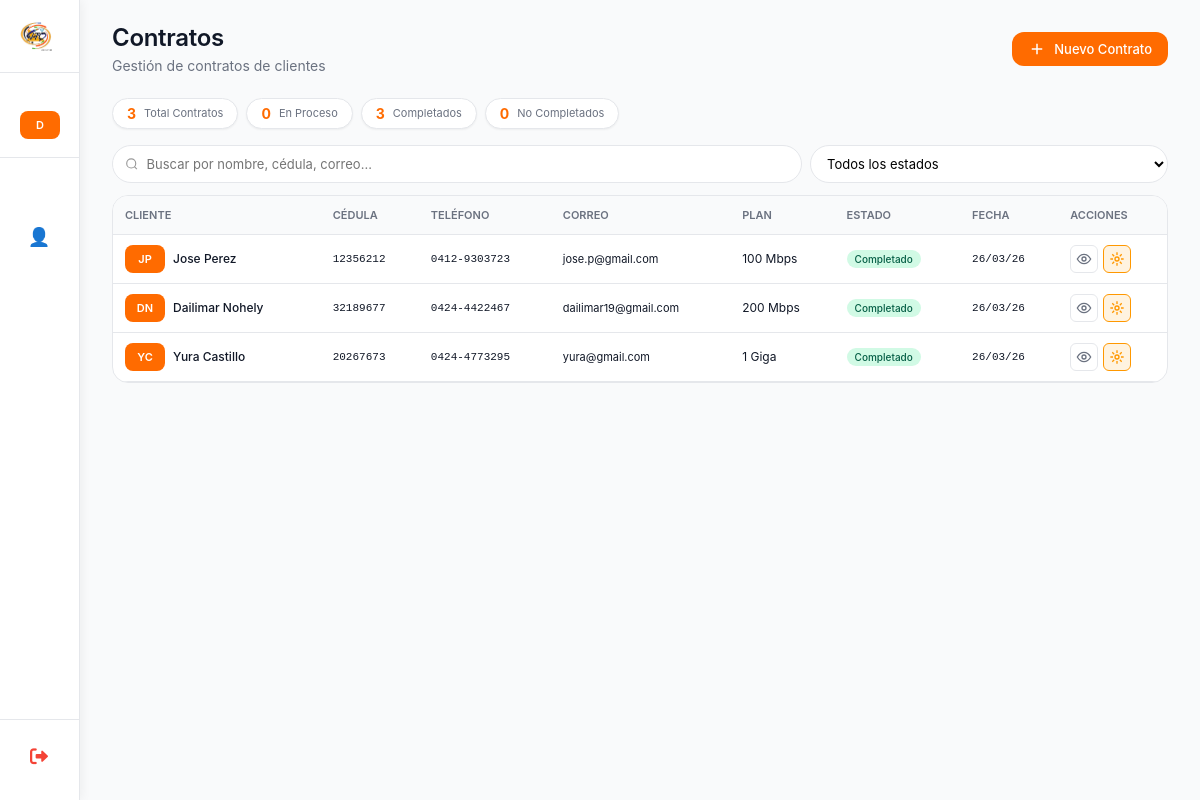
Screenshot of /lista_contratos/ (signed in) with the database file from the repository.
### myapp/models.py (models this page shows, shortened)
class ContratoCliente(models.Model):
    class SimplePlusChoices(models.TextChoices):
        SI = 'SI', 'Sí'
        NO = 'NO', 'No'
    class EstadoContrato(models.TextChoices):
        EN_PROCESO = 'EN_PROCESO', 'En Proceso'
        COMPLETADO = 'COMPLETADO', 'Completado'
        NO_COMPLETADO = 'NO_COMPLETADO', 'No Completado'
    cliente_potencial = models.ForeignKey('ClientePotencial',on_delete=models.CASCADE,related_name='contratos',verbose_name="Cliente Potencial")
    otro_telefono = models.CharField(max_length=20,verbose_name="Otro Teléfono",blank=True,null=True,help_text="Teléfono adicional de contacto")
    correo_electronico = models.EmailField(verbose_name="Correo Electrónico",max_length=254,unique=True)
    direccion_detallada = models.TextField(max_length=500,verbose_name="Dirección Detallada",help_text="Calle, avenida, urbanización, casa/edificio, piso, apartamento")
    fecha_nacimiento = models.DateField(verbose_name="Fecha de Nacimiento")
    plan_contratado = models.ForeignKey(Plan,on_delete=models.PROTECT,related_name='contratos',verbose_name="Plan a Contratar")
    simple_plus = models.CharField(max_length=2,choices=SimplePlusChoices.choices,default=SimplePlusChoices.NO,verbose_name="Simple Plus",help_text="¿El cliente tiene Simple Plus?")
    modalidad_equipo = models.ForeignKey(ModalidadEquipo,on_delete=models.PROTECT,related_name='contratos',verbose_name="Modalidad del Equipo")
    punto_referencia = models.CharField(max_length=255,verbose_name="Punto de Referencia",help_text="Referencia para encontrar la ubicación")
    tipo_vivienda = models.ForeignKey(TipoVivienda,on_delete=models.PROTECT,related_name='contratos',verbose_name="Tipo de Vivienda")
    numero_casa = models.CharField(max_length=50,verbose_name="Número de Casa/Edificio",help_text="Número de la casa, edificio, apartamento")
    numero_pago_movil = models.CharField(blank=True, null=True,max_length=20,verbose_name="Número de Pago Móvil",help_text="Número de teléfono donde se realizó el pago")
    foto_pago = models.ImageField(blank=True, null=True,upload_to='pagos/',verbose_name="Foto del Pago",help_text="Captura de pantalla o foto del comprobante de pago")
    red = models.ForeignKey(Red,on_delete=models.PROTECT,related_name='contratos',verbose_name="Red")
    ods = models.CharField(max_length=50,verbose_name="ODS",blank=True,null=True,help_text="Orden de Servicio (solo administrador)")
    customer_id = models.CharField(max_length=50,verbose_name="Customer ID",blank=True,null=True,help_text="ID del cliente en el sistema (solo administrador)")
    atr = models.CharField(default="*VTC Conexiones",max_length=50,verbose_name="ATR",blank=True,null=True,help_text="ATR")
    estado = models.CharField(max_length=15,choices=EstadoContrato.choices,default=EstadoContrato.EN_PROCESO,verbose_name="Estado del Contrato")
    creado_por = models.ForeignKey(User,on_delete=models.SET_NULL,null=True,blank=True,related_name='contratos_creados',verbose_name="Creado por")
    fecha_creacion = models.DateTimeField(auto_now_add=True,verbose_name="Fecha de creación")
    fecha_actualizacion = models.DateTimeField(auto_now=True,verbose_name="Última actualización")
    class Meta:
        verbose_name = "Contrato de Cliente"
        verbose_name_plural = "Contratos de Clientes"
        ordering = ['-fecha_creacion']
        indexes = [
            models.Index(fields=['estado']),
            models.Index(fields=['fecha_creacion']),
            models.Index(fields=['correo_electronico']),
        ]

class ClientePotencial(models.Model):
    class InteresadoChoices(models.TextChoices):
        SI = 'SI', 'Sí'
        TAL_VEZ = 'TAL_VEZ', 'Tal vez'
        NO = 'NO', 'No'
    cedula = models.CharField(max_length=15,verbose_name="Cédula de Identidad",unique=True,  help_text="Ej: V-12345678, E-87654321",db_index=True)
    nombre = models.CharField(max_length=100,verbose_name="Nombre")
    apellido = models.CharField(max_length=100,verbose_name="Apellido")
    direccion = models.TextField(max_length=255,verbose_name="Dirección",blank=True,null=True)
    telefono = models.CharField(max_length=20, verbose_name="Teléfono",help_text="Ej: +58 412-1234567")
    posee_internet = models.BooleanField(default=False,verbose_name="¿Posee internet?", help_text="Marcar si ya tiene servicio de internet")
    interesado = models.CharField(max_length=10,choices=InteresadoChoices.choices,default=InteresadoChoices.TAL_VEZ,verbose_name="Nivel de interés")
    observacion = models.TextField(max_length=500,verbose_name="Observaciones",blank=True,null=True,help_text="Notas adicionales sobre el cliente")
    fecha_registro = models.DateField( default=datetime.date.today, verbose_name="Fecha de registro",help_text="Fecha en que se registró el cliente")
    creado_por = models.ForeignKey(User,on_delete=models.SET_NULL,  null=True,blank=True,related_name='clientes_potenciales_creados', verbose_name="Creado por",help_text="Usuario que registró este cliente")
    fecha_creacion = models.DateTimeField(auto_now_add=True,verbose_name="Fecha de creación en sistema")
    fecha_actualizacion = models.DateTimeField(auto_now=True,verbose_name="Última actualización")
    class Meta:
        verbose_name = "Cliente Potencial"
        verbose_name_plural = "Clientes Potenciales"
        ordering = ['-fecha_creacion']  # Ordenar por más recientes primero

class Plan(models.Model):
    nombre = models.CharField(max_length=100,unique=True,verbose_name="Nombre del Plan")
    activo = models.BooleanField(default=True,verbose_name="Activo")
    fecha_creacion = models.DateTimeField(
        auto_now_add=True,
        verbose_name="Fecha de creación"
    )
    class Meta:
        verbose_name = "Plan"
        verbose_name_plural = "Planes"
        ordering = ['nombre']

### myapp/views_vendedores.py (the view, shortened to what this page needs)
# urls.py: path('lista_contratos/', lista_contratos, name='lista_contratos'),
@login_required
def lista_contratos(request):
    es_admin = request.user.is_superuser or request.user.groups.filter(name='Administrador').exists()
    if es_admin:
        contratos = ContratoCliente.objects.all().select_related(
            'cliente_potencial', 'creado_por', 'plan_contratado'
        )
        vendedores = User.objects.filter(is_active=True).order_by('username')
    else:
        contratos = ContratoCliente.objects.filter(creado_por=request.user).select_related(
            'cliente_potencial', 'plan_contratado'
        )
        vendedores = []
    estado = request.GET.get('estado', '')
    if estado:
        contratos = contratos.filter(estado=estado)
    busqueda = request.GET.get('busqueda', '')
    vendedor_id = request.GET.get('vendedor', '')
    if vendedor_id and es_admin:
        contratos = contratos.filter(creado_por_id=vendedor_id)
    paginator = Paginator(contratos, 5)
    page = request.GET.get('page')
    page_obj = paginator.get_page(page)
    total_contratos = contratos.count()
    en_proceso = contratos.filter(estado='EN_PROCESO').count()
    completados = contratos.filter(estado='COMPLETADO').count()
    no_completados = contratos.filter(estado='NO_COMPLETADO').count()
    context = {
        'page_obj': page_obj,
        'total_contratos': total_contratos,
        'en_proceso': en_proceso,
        'completados': completados,
        'no_completados': no_completados,
        'filtro_estado': estado,
        'filtro_vendedor': vendedor_id,
        'busqueda': busqueda,
        'vendedores': vendedores,
    }
    return render(request, 'Vendedores/lista_contratos.html', context)

### myapp/templates/Vendedores/lista_contratos.html (shortened to what this page needs)
{% extends 'Inicio_De_Sesion/base.html' %}
{% load static %}
{% block page_title %}Contratos{% endblock %}
{% block page_subtitle %}Gestión de contratos de clientes{% endblock %}
{% block header_actions %}
<a href="{% url 'crear_contrato' %}" class="btn-orange">
    <svg width="18" height="18" viewBox="0 0 24 24" fill="none" stroke="currentColor" stroke-width="2">
        <path d="M12 5v14M5 12h14"/>
    </svg>
    Nuevo Contrato
</a>
{% endblock %}
{% block content %}
<div class="contratos-container">
    <div class="stats-grid">
        <div class="stat-card">
            <span class="stat-value">{{ total_contratos }}</span>
            <span class="stat-label">Total Contratos</span>
        </div>
        <div class="stat-card">
            <span class="stat-value">{{ en_proceso }}</span>
            <span class="stat-label">En Proceso</span>
        </div>
        <div class="stat-card">
            <span class="stat-value">{{ completados }}</span>
            <span class="stat-label">Completados</span>
        </div>
        <div class="stat-card">
            <span class="stat-value">{{ no_completados }}</span>
            <span class="stat-label">No Completados</span>
        </div>
    </div>
    <div class="filters-container">
        <div class="filters-grid">
            <div class="search-box">
                <svg width="14" height="14" viewBox="0 0 24 24" fill="none" stroke="#999" stroke-width="2">
                    <circle cx="11" cy="11" r="8"/>
                    <path d="M21 21l-4.35-4.35"/>
                </svg>
                <input type="text" placeholder="Buscar por nombre, cédula, correo..."
                       id="searchInput" value="{{ busqueda }}">
            </div>
            <select id="filterEstado" class="filter-select">
                <option value="">Todos los estados</option>
            </select>
        </div>
    </div>
    <div class="contratos-scroll-wrapper">
        <div class="desktop-view">
            <div class="table-container">
                <table class="table">
                    <thead>
                        <tr>
                            <th>Cliente</th>
                            <th>Cédula</th>
                            <th>Teléfono</th>
                            <th>Correo</th>
                            <th>Plan</th>
                            <th>Estado</th>
                            <th>Fecha</th>
                            <th>Acciones</th>
                        </thead>
                    <tbody>
                        {% for contrato in page_obj %}
                        <tr>
                            <td>
                                <div class="user-cell">
                                    <span class="user-avatar">{{ contrato.cliente_potencial.nombre|first|upper }}{{ contrato.cliente_potencial.apellido|first|upper }}</span>
                                    <div>
                                        <div class="user-name">{{ contrato.cliente_potencial.nombre }} {{ contrato.cliente_potencial.apellido }}</div>
                                    </div>
                                </div>
                            </td>
                            <td class="cedula-cell">{{ contrato.cliente_potencial.cedula }}</td>
                            <td class="telefono-cell">{{ contrato.cliente_potencial.telefono }}</td>
                            <td class="email-cell">{{ contrato.correo_electronico|truncatechars:25 }}</td>
                            <td>{{ contrato.plan_contratado.nombre|truncatechars:15 }}</td>
                            <td>
                                {% if contrato.estado == 'EN_PROCESO' %}
                                <span class="badge proceso">En Proceso</span>
                                {% elif contrato.estado == 'COMPLETADO' %}
                                <span class="badge completado">Completado</span>
                                {% elif contrato.estado == 'NO_COMPLETADO' %}
                                <span class="badge no-completado">No Completado</span>
                                {% endif %}
                            </td>
                            <td class="date-cell">{{ contrato.fecha_creacion|date:"d/m/y" }}</td>
                            <td>
                                <div class="actions">
                                    <button class="action-btn" onclick="verContrato({{ contrato.id }})" title="Ver detalles">
                                        <svg width="16" height="16" viewBox="0 0 24 24" fill="none" stroke="currentColor" stroke-width="2">
                                            <circle cx="12" cy="12" r="3"/>
                                            <path d="M22 12c-2.667 4.667-6 7-10 7s-7.333-2.333-10-7c2.667-4.667 6-7 10-7s7.333 2.333 10 7z"/>
                                        </svg>
                                    </button>
                                    {% if not contrato.numero_pago_movil or not contrato.foto_pago %}
                                    <button class="action-btn pago-pendiente" onclick="abrirModalPago({{ contrato.id }})" title="Completar información de pago">
                                        <svg width="16" height="16" viewBox="0 0 24 24" fill="none" stroke="currentColor" stroke-width="2">
                                            <path d="M12 2v4M12 18v4M4.93 4.93l2.83 2.83M16.24 16.24l2.83 2.83M2 12h4M18 12h4M4.93 19.07l2.83-2.83M16.24 7.76l2.83-2.83"/>
                                            <circle cx="12" cy="12" r="3"/>
                                        </svg>
                                    </button>
                                    {% endif %}
                                </div>
                            </td>
                        </tr>
                        {% empty %}
                        <tr>
                            <td colspan="{% if es_admin %}9{% else %}8{% endif %}" class="empty">No hay contratos registrados</td>
                        </tr>
                        {% endfor %}
                    </tbody>
                </table>
            </div>
        </div>
    </div>
</div>
{% endblock %}

### myapp/templates/Inicio_De_Sesion/base.html (shortened to what this page needs)
{% load static %}
<!DOCTYPE html>
<html lang="es">
<head>
    <link rel="stylesheet" href="https://cdnjs.cloudflare.com/ajax/libs/font-awesome/6.0.0/css/all.min.css">
</head>
<body>
    <div class="dashboard">
        <div class="sidebar" id="sidebar">
            <div class="logo-area" onclick="window.location.href='{% url 'dashboard' %}'">
                <img src="{% static 'cd.png' %}" alt="VTC" class="logo">
            </div>
            <div class="user-info">
                <div class="user-avatar">
                    {{ user.username|first|upper }}
                </div>
            </div>
            <div class="menu">
                <div class="menu-item" onclick="toggleSubmenu(this, 'vendedorSubmenu')">
                    <span class="menu-icon">👤</span>
                </div>
            </div>
            <div class="sidebar-footer">
                <a href="{% url 'logout' %}" class="logout-sidebar" onclick="return confirm('¿Estás seguro que deseas cerrar sesión?')">
                    <i class="fas fa-sign-out-alt"></i>
                </a>
            </div>
        </div>
        <div class="main-content" id="mainContent">
            <div class="content-header">
                <div class="page-title">
                    <h1>{% block page_title %}Dashboard{% endblock %}</h1>
                    <p>{% block page_subtitle %}{{ current_date|default:"11 mar 2026" }} · Bienvenido de vuelta{% endblock %}</p>
                </div>
                <div class="header-actions">
                    {% block header_actions %}{% endblock %}
                </div>
            </div>
            {% block content %}{% endblock %}
        </div>
    </div>
</body>
</html>

### rows the page displays
ContratoCliente: cliente_potencial.nombre|first "J", cliente_potencial.apellido|first "P", cliente_potencial.nombre "Jose", cliente_potencial.apellido "Perez", cliente_potencial.cedula "12356212", cliente_potencial.telefono "0412-9303723", correo_electronico "jose.p@gmail.com", plan_contratado.nombre "100 Mbps", estado "Completado", fecha_creacion "26/03/26"
ContratoCliente: cliente_potencial.nombre|first "D", cliente_potencial.apellido|first "N", cliente_potencial.nombre "Dailimar", cliente_potencial.apellido "Nohely", cliente_potencial.cedula "32189677", cliente_potencial.telefono "0424-4422467", correo_electronico "dailimar19@gmail.com", plan_contratado.nombre "200 Mbps", estado "Completado", fecha_creacion "26/03/26"
ContratoCliente: cliente_potencial.nombre|first "Y", cliente_potencial.apellido|first "C", cliente_potencial.nombre "Yura", cliente_potencial.apellido "Castillo", cliente_potencial.cedula "20267673", cliente_potencial.telefono "0424-4773295", correo_electronico "yura@gmail.com", plan_contratado.nombre "1 Giga", estado "Completado", fecha_creacion "26/03/26"

### other values shown
{{ user.username|first|upper }} "D"
{{ total_contratos }} "3"
{{ en_proceso }} "0"
{{ completados }} "3"
{{ no_completados }} "0"
